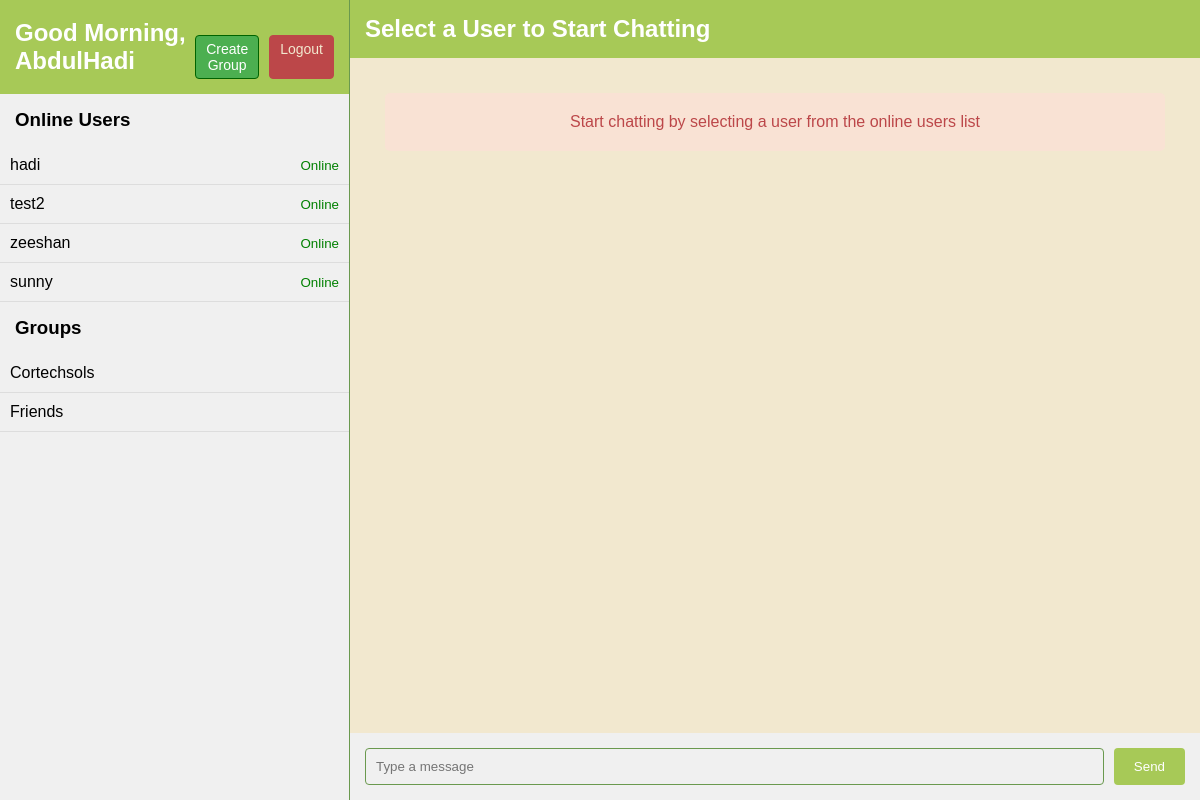
/ (signed in), run on the app's committed database.
### chat/models.py (models this page shows, shortened)
class UserStatus(models.Model):
    user = models.OneToOneField(User, on_delete=models.CASCADE)
    is_online = models.BooleanField(default=False)

class Group(models.Model):
    name = models.CharField(max_length=100, unique=True)
    creator = models.ForeignKey(User, on_delete=models.CASCADE, related_name='created_groups')
    members = models.ManyToManyField(User,related_name='chat_groups')
    created_at = models.DateTimeField(auto_now_add=True)

### chat/views.py (the view)
# urls.py: path("", views.home, name="chat"),
@login_required
def home(request):
    greeting = "Good Morning"
    unread_counts, online_users = get_unread_counts(request.user)
    all_users = User.objects.exclude(username=request.user.username)
    user_groups = Group.objects.filter(members=request.user)
    return render(request, "chat/room.html", {
        "greeting": greeting,
        "username": request.user.username,
        "online_users": online_users,
        "unread_counts": unread_counts,
        "all_users": all_users,
        "user_groups": user_groups
    })

### chat/utils.py (called while the page is built)
def get_unread_counts(user):
    unread_counts = {}
    online_users = UserStatus.objects.all().exclude(user=user)
    for user_status in online_users:
        unread_count = ChatMessage.objects.filter(
            user=user_status.user, recipient=user, read=False
        ).count()
        unread_counts[user_status.user.username] = unread_count
    return unread_counts, online_users

### chat/templates/chat/room.html (shortened to what this page needs)
<!DOCTYPE html>
<html lang="en">
  <head>
  </head>
  <body>
    <div class="container">
        <div class="sidebar">
            <div class="sidebar-header">
                <h2>{{ greeting }}, {{ username }}</h2>
                <div class="button-container">
                    <button onclick="openGroupModal()" class="create-group-btn">
                        Create Group
                    </button>
                    <a class="logout" href="{% url 'logout' %}">Logout</a>
                </div>
            </div>
            <div class="users-list">
                <h3 style="padding: 15px">Online Users</h3>
                {% for user in online_users %}
                <div
                 class="user_{{ user.user.username }} user"
                 onclick="redirectToRoom('{{ user.user.username }}')"
                 style="
                     padding: 10px;
                     border-bottom: 1px solid #ddd;
                     cursor: pointer;">
                 <span>{{ user.user.username }}</span>
                 <small
                     style="margin-left: 10px; color: {% if user.is_online %}green{% else %}gray{% endif %};">
                     {% if user.is_online %}Online{% else %}Offline{% endif %}
                 </small>
             </div>
                {% endfor %}
                <h3 style="padding: 15px">Groups</h3>
                {% for group in user_groups %}
                <div
                    class="user group_{{ group.name }}"
                    onclick="redirectToGroup('{{ group.name }}')"
                    style="
                        padding: 10px;
                        border-bottom: 1px solid #ddd;
                        cursor: pointer;">
                    <span>{{ group.name }}</span>
                </div>
                {% endfor %}
            </div>
        </div>
        <div class="chat-container">
            <div class="chat-header">
                <h2>
                    {% if room_name %}
                        Messaging with {{ room_name }}
                    {% else %}
                        Select a User to Start Chatting
                    {% endif %}
                </h2>
            </div>
            <div id="messages">
                {% if not room_name %}
                <div class="no-room-message">
                    Start chatting by selecting a user from the online users list
                </div>
                {% endif %}
            </div>
            <form id="form" class="chat-input">
                <input
                    type="text"
                    name="message"
                    placeholder="Type a message"
                    required
                    {% if not room_name %}disabled{% endif %}
                />
                <button type="submit" {% if not room_name %}disabled{% endif %}>
                    Send
                </button>
            </form>
        </div>
    </div>
</body>
</html>

### chat/templates/chat/room.html (style rules this page uses)
* { box-sizing: border-box; margin: 0; padding: 0; }
body { font-family: Arial, sans-serif; height: 100vh; background-color: #f2e8cf; display: flex; overflow: hidden; }
.container { display: flex; width: 100%; height: 100vh; background-color: #f2e8cf; }
.sidebar { width: 350px; background-color: #f0f0f0; border-right: 1px solid #6a994e; overflow-y: auto; display: flex; flex-direction: column; }
.sidebar-header { background-color: #a7c957; color: white; padding: 15px; display: flex; justify-content: space-between; align-items: center; }
.sidebar-header h2 { margin: 0; }
.users-list { flex-grow: 1; overflow-y: auto; }
.user { cursor: pointer; padding: 15px; border-bottom: 1px solid #d0d0d0; display: flex; justify-content: space-between; align-items: center; }
.chat-container { flex-grow: 1; display: flex; flex-direction: column; background-color: #f2e8cf; }
.chat-header { background-color: #a7c957; color: white; padding: 15px; display: flex; justify-content: space-between; align-items: center; }
#messages { flex-grow: 1; overflow-y: auto; padding: 15px; display: flex; flex-direction: column; background-color: #f2e8cf; }
.chat-input { display: flex; padding: 15px; background-color: #f0f0f0; }
.chat-input input { flex-grow: 1; padding: 10px; margin-right: 10px; border: 1px solid #6a994e; border-radius: 4px; }
.chat-input button { padding: 10px 20px; background-color: #a7c957; color: white; border: none; border-radius: 4px; cursor: pointer; }
.no-room-message { text-align: center; color: #bc4749; padding: 20px; background-color: #f9e2d4; border-radius: 5px; margin: 20px; }
.button-container { display: flex; gap: 10px; margin-top: 20px; }
.create-group-btn { background-color: #4caf50; color: white; text-decoration: none; font-size: 14px; padding: 5px 10px; border-radius: 4px; border: 1px solid #006400; transition: background-color 0.3s ease; }
.logout { text-decoration: none; font-size: 14px; padding: 5px 10px; border: 1px solid #bc4749; border-radius: 4px; color: #f2e8cf; background-color: #bc4749; transition: background-color 0.3s ease; }

### data on the page
UserStatus: user.username "hadi", is_online "Online"
UserStatus: user.username "test2", is_online "Online"
UserStatus: user.username "zeeshan", is_online "Online"
UserStatus: user.username "sunny", is_online "Online"
Group: name "Cortechsols"
Group: name "Friends"

### other printed values
{{ greeting }} "Good Morning"
{{ username }} "AbdulHadi"
